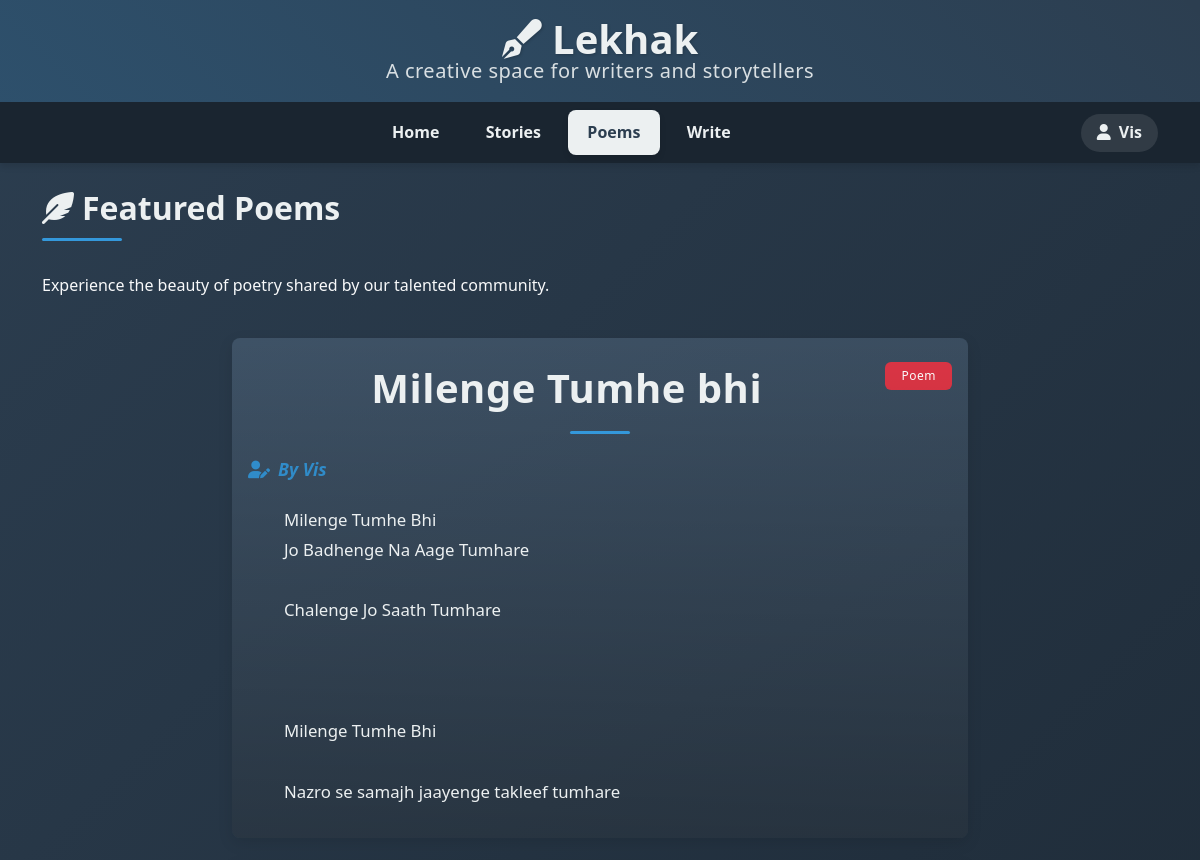
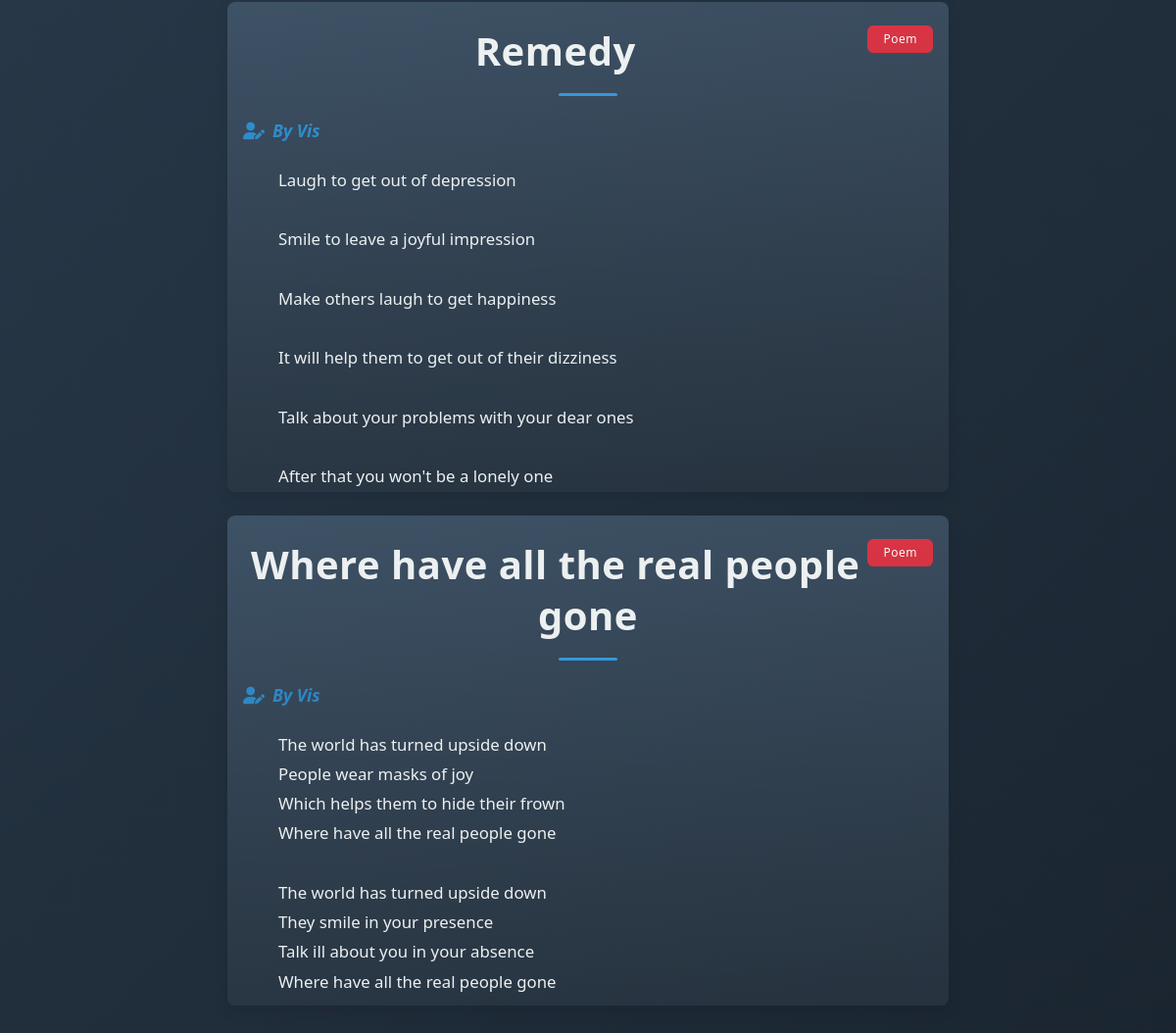
The app's page /poems.php (signed in) with its own data (2 pictures, top to bottom).
### tables this page shows
CREATE TABLE `content` (
  `title` varchar(1000) NOT NULL,
  `descr` text NOT NULL,
  `userid` varchar(1000) NOT NULL,
  `content` longtext NOT NULL,
  `category` varchar(1000) NOT NULL,
  `id` int(11) NOT NULL
);

### poems.php (the view, shortened to what this page needs)
<?php
$uid = $_SESSION["user_id"];
?>
<!DOCTYPE html>
<html lang="en">
<head>
    <link href="https://cdn.jsdelivr.net/npm/bootstrap@5.3.0/dist/css/bootstrap.min.css" rel="stylesheet">
    <link rel="stylesheet" href="index.css">
    <link rel="stylesheet" href="https://cdnjs.cloudflare.com/ajax/libs/font-awesome/6.0.0/css/all.min.css">
</head>
<body>
    <div class="main">
        <div class="container">
            <h1 class="display-4"><i class="fas fa-pen-fancy"></i> Lekhak</h1>
            <p class="tagline lead">A creative space for writers and storytellers</p>
        </div>
    </div>
    <nav class="navbar navbar-expand-lg">
        <div class="container">
            <div class="collapse navbar-collapse justify-content-center" id="navbarNav">
                <ul class="navbar-nav">
                    <li class="nav-item">
                        <a class="nav-link" href="home.php">Home</a>
                    </li>
                    <li class="nav-item">
                        <a class="nav-link" href="stories.php">Stories</a>
                    </li>
                    <li class="nav-item">
                        <a class="nav-link active" href="poems.php">Poems</a>
                    </li>
                    <li class="nav-item">
                        <a class="nav-link" href="write1.php">Write</a>
                    </li>
                </ul>
            </div>
            <div class="ms-auto">
                <?php echo "<span id='userpara' class='navbar-text'>$uid</span>"?>
            </div>
        </div>
    </nav>
    <div class="container py-4">
        <div class="row mb-4">
            <div class="col-12">
                <h2 class="section-heading">
                    <i class="fas fa-feather-alt me-2"></i>Featured Poems
                </h2>
                <p class="text-light">Experience the beauty of poetry shared by our talented community.</p>
            </div>
        </div>
        <div class="row justify-content-center">
            <?php
            include 'dbconnect.php';
            $sql="SELECT * FROM `content` WHERE category='poem'";
            $result=$con->query($sql);
            if($result->num_rows>0)
            {
                foreach($result as $row){
                    $head=$row['title'];
                    $content=$row['content'];
                    $writer=$row['userid'];
                    echo '<div class="col-lg-8 col-md-10 mx-auto mb-4">
                        <div class="card story poem shadow">
                            <div class="card-header bg-transparent border-0 pt-4 pb-0">
                                <span class="badge bg-danger px-3 py-2 mb-2 float-end">Poem</span>
                                <h1 class="card-title">'.$head.'</h1>
                                <h2 class="card-subtitle mb-4"><i class="fas fa-user-edit me-2"></i>By '.$writer.'</h2>
                            </div>
                            <div class="card-body pt-0">
                                <p class="card-text poem-content">'.$content.'</p>
                                <div class="mt-4 text-center">
                                    <span class="click-hint"><i class="fas fa-expand-alt me-2"></i>Click to expand/collapse</span>
                                </div>
                            </div>
                        </div>
                    </div>';
                }
            }
            ?>
        </div>
    </div>
</body>
</html>

### records on screen
content: title "Milenge Tumhe bhi", userid "Vis", content "Milenge Tumhe Bhi Jo Badhenge Na Aage Tumhare Chalenge Jo Saath Tumhare Milenge Tumhe Bhi Nazro se samajh jaayenge takleef tumhare…"
content: title "Remedy", userid "Vis", content "Laugh to get out of depression Smile to leave a joyful impression Make others laugh to get happiness It will help them to get out of their dizziness Talk about your problems with your dear ones After that you won't be a lonely one…"
content: title "Where have all the real people gone", userid "Vis", content "The world has turned upside down People wear masks of joy Which helps them to hide their frown Where have all the real people gone The world has turned upside down They smile in your presence Talk ill about you in your absence Where have all the real people gone…"

### other values on screen
$uid "Vis"
